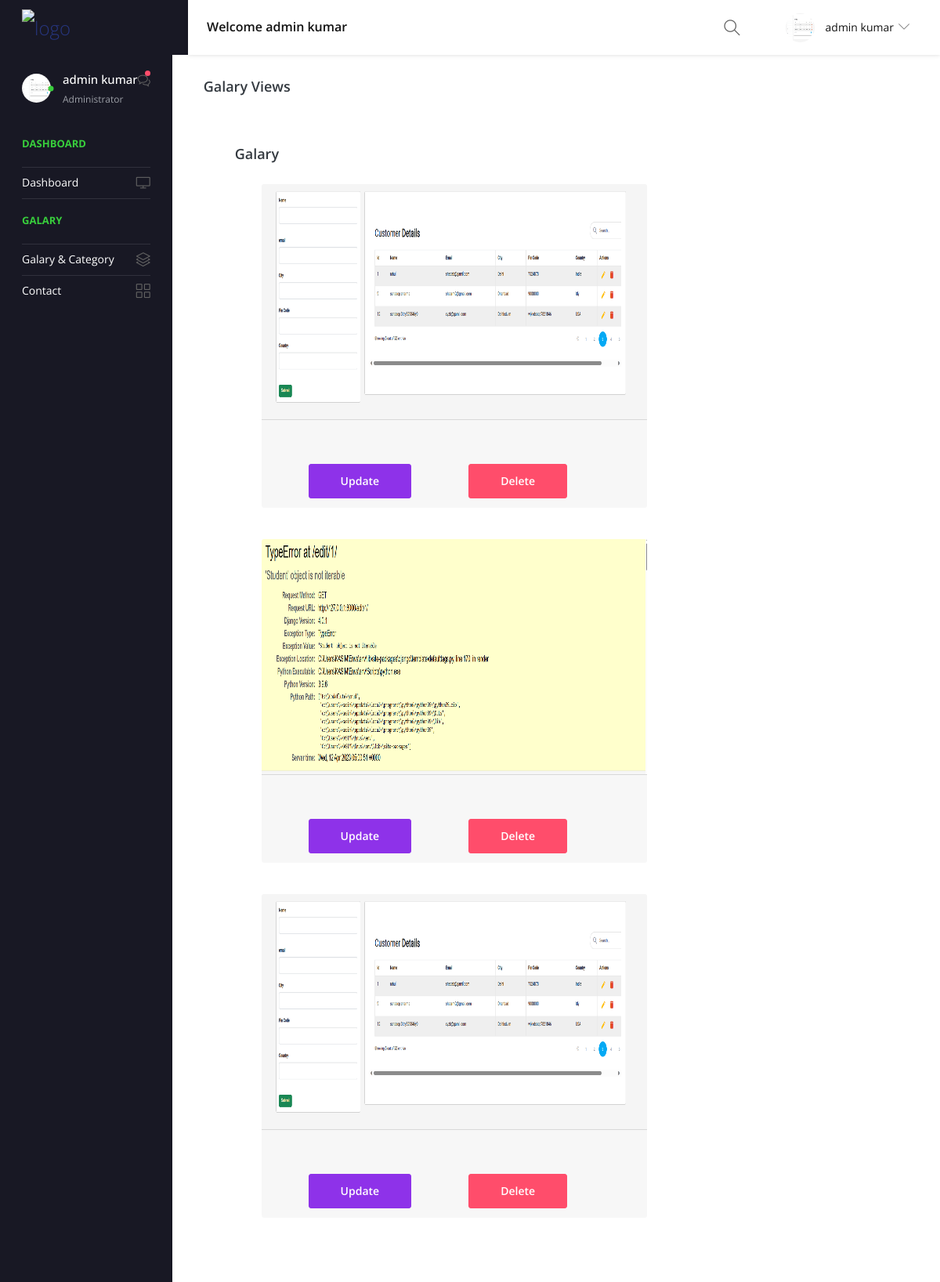
Page /Admin-Post-View/ (signed in) on the earlier database version.
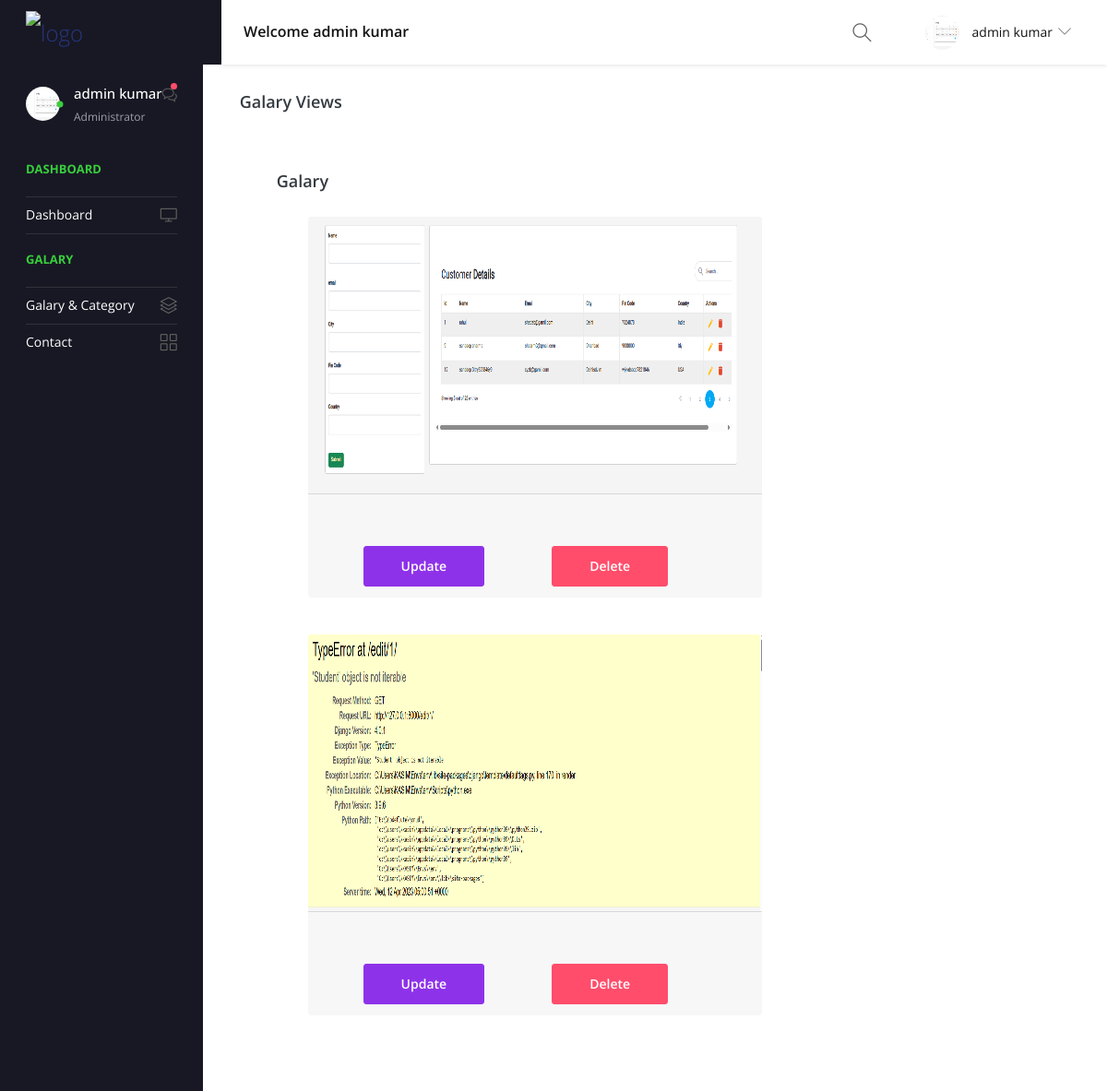
Same page on the later database version.
### app/models.py (models this page shows, shortened)
class CustomUser(AbstractUser):
    profile_pic = models.ImageField(upload_to="Admin/Upload", height_field=None, width_field=None, max_length=None)

class Admin_Post_Img(models.Model):
    Img_Avatar = models.ImageField(upload_to = 'ADMIN/IMAGE')
    select_category=models.ForeignKey(Image_Category, on_delete=models.CASCADE)

### app/views.py (the view)
# urls.py: path('Admin-Post-View/',Admin_Post_View,name='Admin_Post_View'),
def Admin_Post_View(request):
    IMG=Admin_Post_Img.objects.all().order_by('id')
    get_info=CustomUser.objects.all()
    paginator = Paginator(IMG , 4)
    page_number = request.GET.get('page')
    try:
        page_obj = paginator.get_page(page_number)
    except PageNotAnInteger:
        page_obj = paginator.page(1)
    except EmptyPage:
         page_obj = paginator.page(paginator.num_pages)
    view = paginator.get_page(page_number)
    obj_e =Evant.objects.all()
    return render(request , "Admin_Templates/view_post.html",{'img_a':IMG,'get_info':get_info,'page_obj': view,'obj_e':obj_e})

### templates/Admin_Templates/view_post.html (shortened to what the changed rows need)
{% load static %}
<!DOCTYPE html>
<html lang="en">
  <head>
    <link rel="stylesheet" href="{% static 'admin_js/vendors/simple-line-icons/css/simple-line-icons.css' %}">
    <link rel="stylesheet" href="{% static 'admin_js/vendors/flag-icon-css/css/flag-icon.min.css' %}">
    <link rel="stylesheet" href="{% static 'admin_js/vendors/css/vendor.bundle.base.css' %}">
    <link rel="stylesheet" href="{% static 'admin_js/vendors/daterangepicker/daterangepicker.css' %}">
    <link rel="stylesheet" href="{% static 'admin_js/vendors/chartist/chartist.min.css' %}">
    <link rel="stylesheet" href="{% static 'admin_css/css/style.css' %}">
  </head>
  <body>
    <div class="container-scroller">
      <nav class="navbar default-layout-navbar col-lg-12 col-12 p-0 fixed-top d-flex flex-row">
        <div class="navbar-menu-wrapper d-flex align-items-center flex-grow-1">
          <h5 class="mb-0 font-weight-medium d-none d-lg-flex">Welcome {{request.user.first_name}} {{request.user.last_name}}</h5>
          <ul class="navbar-nav navbar-nav-right ml-auto">
            <form class="search-form d-none d-md-block" action="{% url 'search' %}" method="get">
            </form>
            {% for get_info in get_info %}
            <li class="nav-item dropdown d-none d-xl-inline-flex user-dropdown">
              <a class="nav-link dropdown-toggle" id="UserDropdown" href="#" data-toggle="dropdown" aria-expanded="false">
                <img class="img-xs rounded-circle ml-2" src="/media/{{get_info.profile_pic}}" alt="Profile image"> <span class="font-weight-normal">{{get_info.first_name}} {{get_info.last_name}} </span></a>
            </li>
            {% endfor %}
          </ul>
        </div>
      </nav>
      <div class="container-fluid page-body-wrapper">
        <nav class="sidebar sidebar-offcanvas" id="sidebar">
          <ul class="nav">
            <li class="nav-item nav-profile">
              <a href="#" class="nav-link">
                <div class="profile-image">
                  <img class="img-xs rounded-circle" src="/media/{{request.user.profile_pic}}" alt="profile image">
                  <div class="dot-indicator bg-success"></div>
                </div>
                <div class="text-wrapper">
                  <p class="profile-name">{{request.user.first_name}} {{request.user.last_name}}</p>
                  <p class="designation">Administrator</p>
                </div>
              </a>
            </li>
          </ul>
        </nav>
        <div class="col-md-10 grid-margin stretch-card">
            <div class="card">
              <div class="card-body">
                <br>
                <div class="col-md-12 grid-margin stretch-card">
                  <div class="card">
                    <div class="card-body">
                      {% if img_a %}
                      {% for x in page_obj.object_list %}
                      <div class="col-sm-8">
                          <div class="card m-2 p-3">
                        <img src="{{x.Img_Avatar.url}}" alt="mypic" class="card-img-top"  width="300" height="300">
                        <div class="card-footer">
                         <small class="text-muted">{{x.created_at}}
                          <br>
                          <br>
                          <span> <a href="{% url 'Admin_Post_edit' x.id%}" ><button class="btn btn-info">Update</button></a></span> <span><a href="{% url 'Admin_Post_Delete' x.id %}" ><button class="btn btn-danger">Delete</button></a></span>
                         </small>
                       </div>
                          </div>
                      </div>
                      {% endfor %}
                     {% endif %}
                    </div>
                  </div>
                </div>
              </div>
            </div>
          </div>
      </div>
    </div>
  </body>
</html>

Differences in the rows shown:
removed Admin_Post_Img: Img_Avatar (picture)
